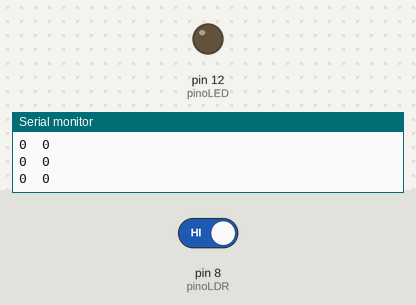
Simulated run of this sketch. Board: Arduino Uno, built with avr-gcc and run on an emulated ATmega328P. Parts: output pins drawn as LEDs (lit = HIGH), the last lines printed to the serial monitor. The test bench sets the inputs (shaded band); at power-on: pin 8 (pinoLDR) HIGH.

Above: at 1.2 s.
1.3 s: pin 8 (pinoLDR) driven LOW
At 2.0 s:
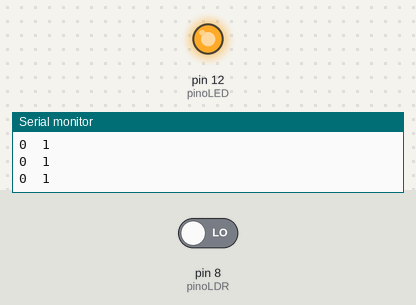
2.8 s: pin 8 (pinoLDR) driven HIGH
At 3.3 s:
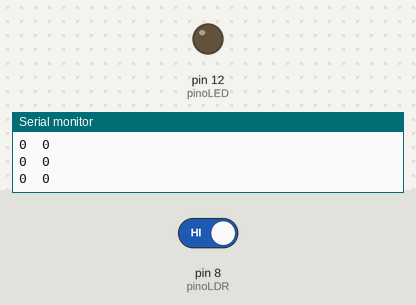
Timing chart, 0 to 5.8 s (numbered marks = the images above; inputs shaded):
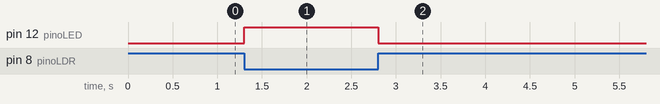

Measured:
- after the input at 1.3 s, pin 12 (pinoLED): LOW → HIGH at once
- after the input at 2.8 s, pin 12 (pinoLED): HIGH → LOW at once

The sketch:

sensorLDR.ino
```cpp
const int pinoLED = 12;
const int pinoLDR = 8;

void setup() {
 Serial.begin(9600);
  pinMode(pinoLED, OUTPUT);
  pinMode(pinoLDR, INPUT);
}

void loop() {
  // put your main code here, to run repeatedly:
  if (digitalRead(pinoLDR)==LOW){
    digitalWrite(pinoLED,HIGH);
  }else{
    digitalWrite(pinoLED,LOW);
  }
  Serial.print(0);
  Serial.print("\t");
  Serial.println(digitalRead(pinoLED));
}
```
